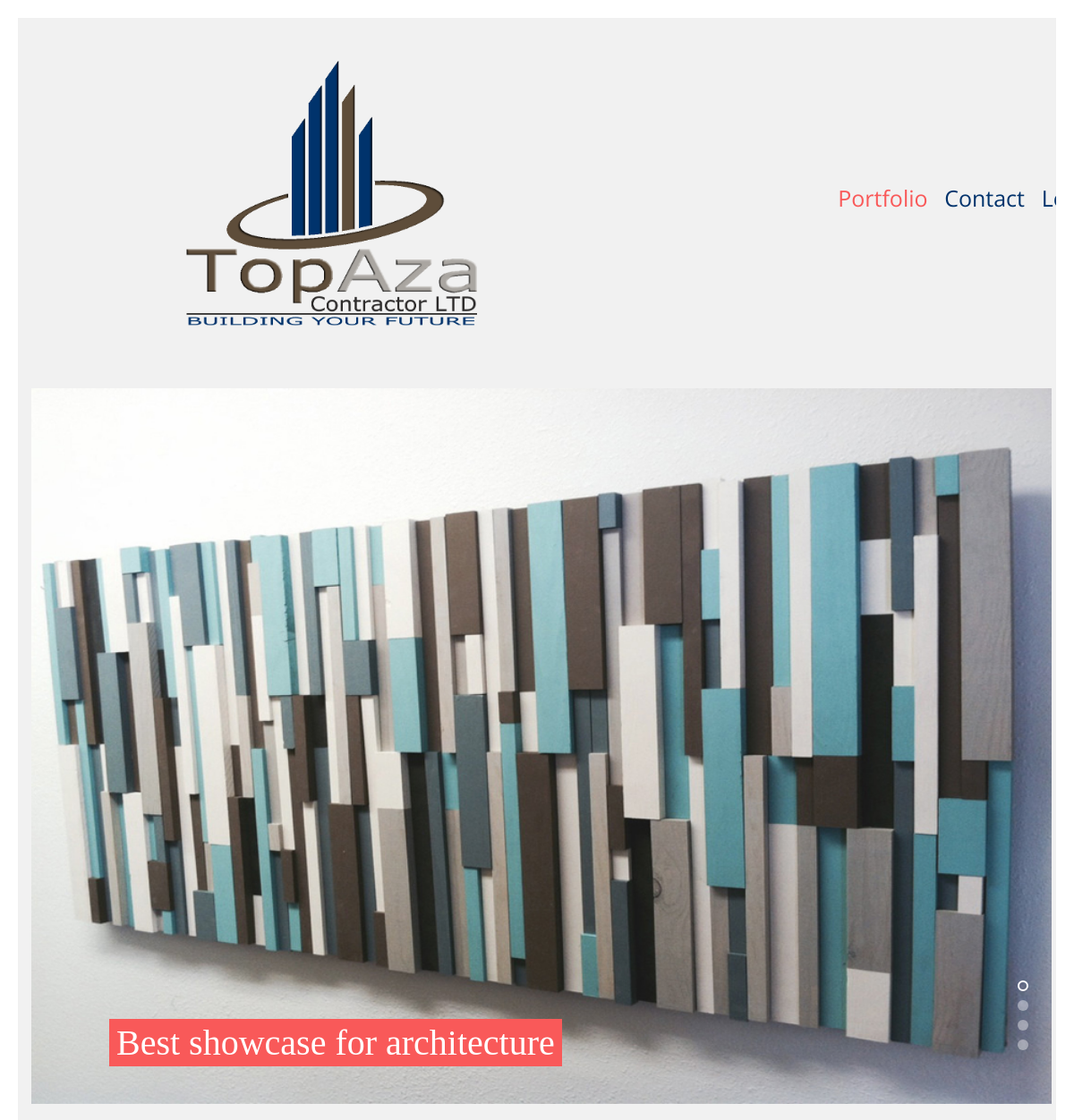
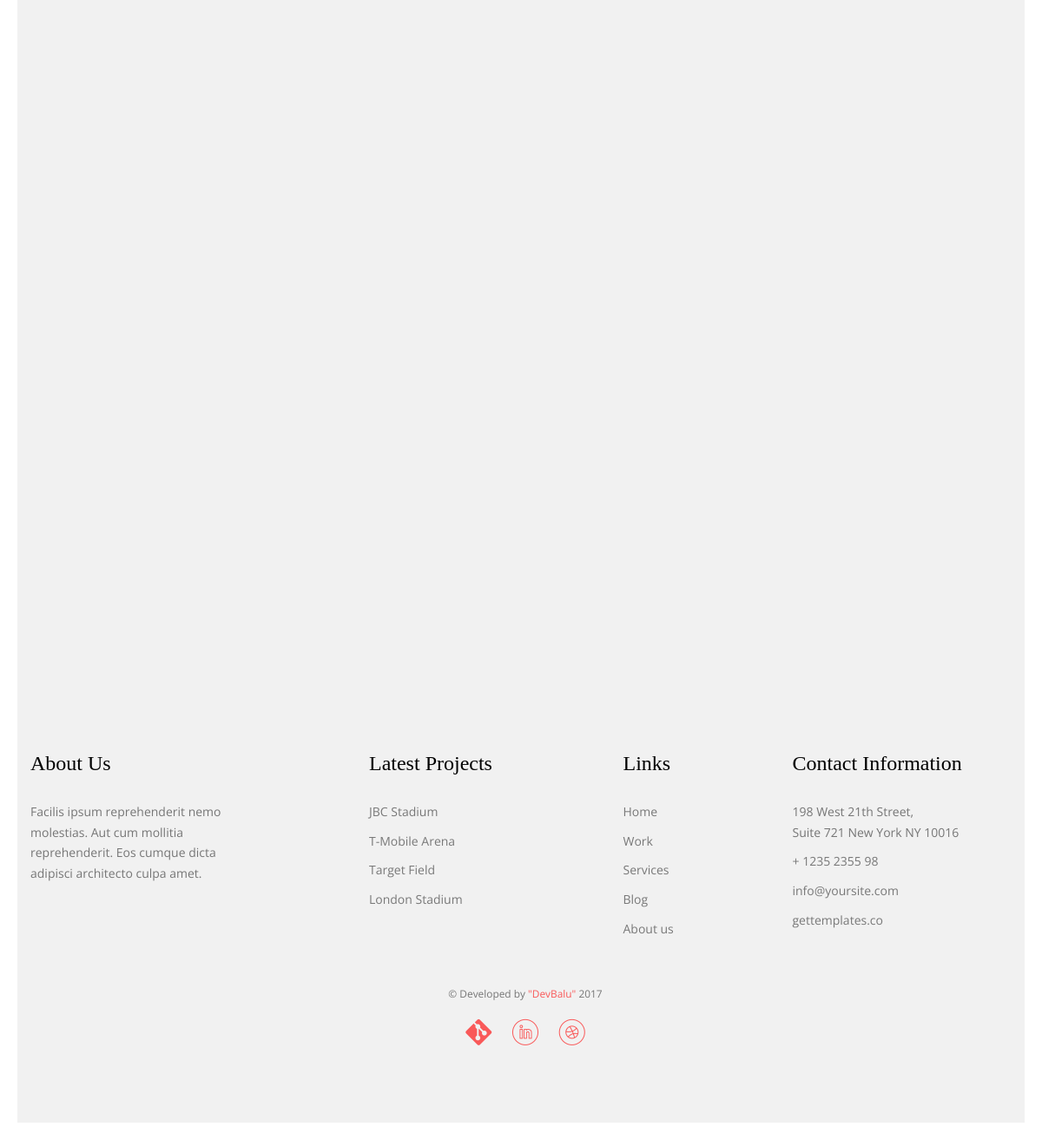
The page / on the database its author committed (2 pictures, top to bottom).
### tables this page shows
CREATE TABLE `slider` (
  `id` int(11) NOT NULL,
  `img` varchar(255) NOT NULL,
  `description` varchar(255) NOT NULL
);

### index.php (the view, shortened to what this page needs)
<?php
	require_once("php/connect.php");
	if(!empty($_SESSION['auth'])){
		$log = '
			<li><a href="adm/panel.php?pt=1">Admin</a></li>
			<li><a href="php/logout.php">Logout</a></li>';
	}else {
		$log = '
			<li><a href="log.php">Login</a></li>
		';
	}
?>
<!DOCTYPE HTML>
<html>
	<head>
		<?php include("components/head.php"); ?>
	</head>
	<body>
	<div id="page">
	<?php require_once("components/bignav.php"); ?>
	<div class="container">
		<aside id="fh5co-hero">
			<?php include("components/slider.php"); ?>
		</aside>
		<div id="fh5co-portfolio">
			<div class="row nopadding">
				<div class="col-md-6 padding-right">
					<div class="row">
					</div>
				</div>
				<div class="col-md-6 padding-left">
					<div class="row">
					</div>
				</div>
			</div>
		</div>
	</div>
	<?php require_once("components/footer.php"); ?>
	</body>
</html>

### components/slider.php
<?php
	if($con){
		$sql = "SELECT * FROM `slider`";
		$query_slider = $con->query($sql);
		$slides = "";
		while ($row_slide = $query_slider->fetch_object()) {
			if(!empty($_SESSION['auth'])){
				$del_slide = '<a  class="btn right" href="../php/del_slide.php?ids=' . $row_slide->id . '">DEL</a>';
			}else {
				$del_slide = "";
			}
			$slides .= '
				<li style="background-image: url(' . $row_slide->img . ')">
					<div class="overlay">' . $del_slide . '</div>
					<div class="container-fluid">
						<div class="row">
							<div class="col-md-6 col-xs-8 col-md-offset-1 slider-text">
								<div class="slider-text-inner">
									<h1>' . $row_slide->description . '</h1>
								</div>
							</div>
						</div>
					</div>
				</li>
			';
		}
	}
 ?>
<div class="flexslider">
	<ul class="slides">
		<?php print empty($slides) ? "" : $slides; ?>
	</ul>
</div>

### css/style.css (style rules this page uses)
body { font-family: "Open Sans", arial, sans-serif; font-weight: 400; font-size: 14px; line-height: 1.7; color: #767676; background: rgba(232, 232, 232, 0.6); border-left: 20px solid #fff; border-right: 20px solid #fff; }
body:before, body:after { content: ""; position: fixed; background: #fff; left: 0; right: 0; height: 20px; z-index: 100; }
body:before { top: 0; }
body:after { bottom: 0; }
#page { position: relative; overflow-x: hidden; width: 100%; height: 100%; -webkit-transition: 0.5s; -o-transition: 0.5s; transition: 0.5s; }
a { color: #F95959; -webkit-transition: 0.5s; -o-transition: 0.5s; transition: 0.5s; }
h1, h2, h3, h4, h5, h6, figure { color: #000; font-family: "Playfair Display", serif; font-weight: 400; margin: 0 0 20px 0; }
.fh5co-nav ul li { font-family: "Open Sans", arial, sans-serif; padding: 0; margin: 0; list-style: none; display: inline; font-size: 18px; margin-right: 5px; }
.fh5co-nav ul li a { position: relative; padding: 30px 5px; -webkit-transition: 0.5s; -o-transition: 0.5s; transition: 0.5s; font-size: 25px; color: #00336c; }
#fh5co-hero { min-height: 800px; background: #fff url(../images/loader.gif) no-repeat center center; width: 100%; float: left; margin-bottom: 20px; }
#fh5co-hero .flexslider { border: none; z-index: 1; margin-bottom: 0; }
#fh5co-hero .flexslider .slides { position: relative; overflow: hidden; }
#fh5co-hero .flexslider .slides li { background-repeat: no-repeat; background-size: cover; background-position: bottom center; min-height: 800px; position: relative; }
#fh5co-hero .flexslider .slides .overlay { position: absolute; top: 0; left: 0; right: 0; bottom: 0; -webkit-transition: 0.5s; -o-transition: 0.5s; transition: 0.5s; }
#fh5co-hero .flexslider .slider-text { opacity: 0; min-height: 800px; z-index: 9; position: relative; }
#fh5co-hero .flexslider .slider-text > .slider-text-inner { position: absolute; bottom: 0; left: 0; padding: 0 2em 3em 0; }
#fh5co-hero .flexslider .slider-text > .slider-text-inner h1, #fh5co-hero .flexslider .slider-text > .slider-text-inner h2 { margin: 0; padding: 0; color: black; }
#fh5co-hero .flexslider .slider-text > .slider-text-inner h1 { margin-bottom: 10px; font-size: 40px; line-height: 1.3; font-weight: 300; color: #fff; display: inline; display: inline; background-color: #F95959; box-shadow: 0.2em 0 0 #F95959, -0.2em 0 0 #F95959; padding: 0.1em 0em; box-decoration-break: clone; }
#fh5co-offcanvas a { color: rgba(255, 255, 255, 0.5); }
#fh5co-offcanvas ul li { padding: 0; margin: 0; list-style: none; font-size: 18px; }
.nopadding { padding: 0 !important; margin: 0 !important; }
.padding-right { padding: 0 !important; padding-right: 10px !important; }
.padding-left { padding: 0 !important; padding-left: 10px !important; }

### rows shown on the page
slider: img (picture), description "Best showcase for architecture"
